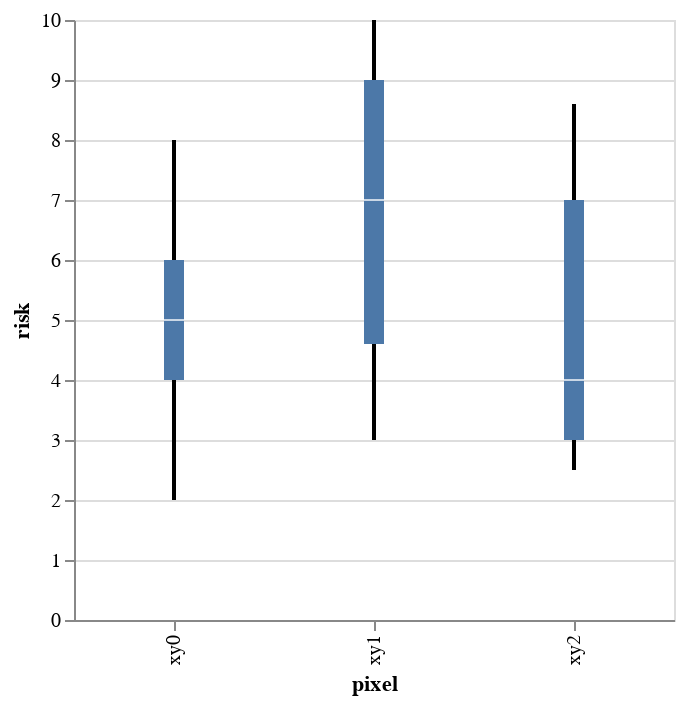

Notebook source saved alongside this figure:
### Code cell
base = alt.Chart(df, width=300)
lower_plot = base.mark_rule(size=2).encode(
    y=alt.Y('lower_whisker', title='risk'),
    y2='lower_box',
    x='pixel',
    tooltip=['median','lower_box','lower_whisker','upper_box','upper_whisker']
)

middle_plot = base.mark_bar(size=10.0).encode(
    y='lower_box',
    y2='upper_box',
    x='pixel',
    tooltip=['median','lower_box','lower_whisker','upper_box','upper_whisker']
)

upper_plot = base.mark_rule(size=2).encode(
    y='upper_whisker',
    y2='upper_box',
    x='pixel',
    tooltip=['median','lower_box','lower_whisker','upper_box','upper_whisker']
)

middle_tick = base.mark_tick(
    color='white',
    size=10.0
).encode(
    y='median',
    x='pixel',
    tooltip=['median','lower_box','lower_whisker','upper_box','upper_whisker']
)

lower_plot + middle_plot + upper_plot + middle_tick

### Figure 1 — Vega-Lite specification as saved in the notebook (floating-point values rounded to 4 significant figures)
{"$schema": "https://vega.github.io/schema/vega-lite/v2.6.0.json", "config": {"view": {"height": 300, "width": 400}}, "datasets": {"data-0ac1e07d6bcae4d234ef382cb5751842": [{"lower_box": 4, "lower_whisker": 2, "median": 5, "pixel": "xy0", "upper_box": 6, "upper_whisker": 8}, {"lower_box": 4.6, "lower_whisker": 3, "median": 7, "pixel": "xy1", "upper_box": 9, "upper_whisker": 10}, {"lower_box": 3, "lower_whisker": 2.5, "median": 4, "pixel": "xy2", "upper_box": 7, "upper_whisker": 8.6}]}, "layer": [{"data": {"name": "data-0ac1e07d6bcae4d234ef382cb5751842"}, "encoding": {"tooltip": [{"field": "median", "type": "quantitative"}, {"field": "lower_box", "type": "quantitative"}, {"field": "lower_whisker", "type": "quantitative"}, {"field": "upper_box", "type": "quantitative"}, {"field": "upper_whisker", "type": "quantitative"}], "x": {"field": "pixel", "type": "nominal"}, "y": {"field": "lower_whisker", "title": "risk", "type": "quantitative"}, "y2": {"field": "lower_box", "type": "quantitative"}}, "mark": {"size": 2, "type": "rule"}, "width": 300}, {"data": {"name": "data-0ac1e07d6bcae4d234ef382cb5751842"}, "encoding": {"tooltip": [{"field": "median", "type": "quantitative"}, {"field": "lower_box", "type": "quantitative"}, {"field": "lower_whisker", "type": "quantitative"}, {"field": "upper_box", "type": "quantitative"}, {"field": "upper_whisker", "type": "quantitative"}], "x": {"field": "pixel", "type": "nominal"}, "y": {"field": "lower_box", "type": "quantitative"}, "y2": {"field": "upper_box", "type": "quantitative"}}, "mark": {"size": 10, "type": "bar"}, "width": 300}, {"data": {"name": "data-0ac1e07d6bcae4d234ef382cb5751842"}, "encoding": {"tooltip": [{"field": "median", "type": "quantitative"}, {"field": "lower_box", "type": "quantitative"}, {"field": "lower_whisker", "type": "quantitative"}, {"field": "upper_box", "type": "quantitative"}, {"field": "upper_whisker", "type": "quantitative"}], "x": {"field": "pixel", "type": "nominal"}, "y": {"field": "upper_whisker", "type": "quantitative"}, "y2": {"field": "upper_box", "type": "quantitative"}}, "mark": {"size": 2, "type": "rule"}, "width": 300}, {"data": {"name": "data-0ac1e07d6bcae4d234ef382cb5751842"}, "encoding": {"tooltip": [{"field": "median", "type": "quantitative"}, {"field": "lower_box", "type": "quantitative"}, {"field": "lower_whisker", "type": "quantitative"}, {"field": "upper_box", "type": "quantitative"}, {"field": "upper_whisker", "type": "quantitative"}], "x": {"field": "pixel", "type": "nominal"}, "y": {"field": "median", "type": "quantitative"}}, "mark": {"color": "white", "size": 10, "type": "tick"}, "width": 300}]}
